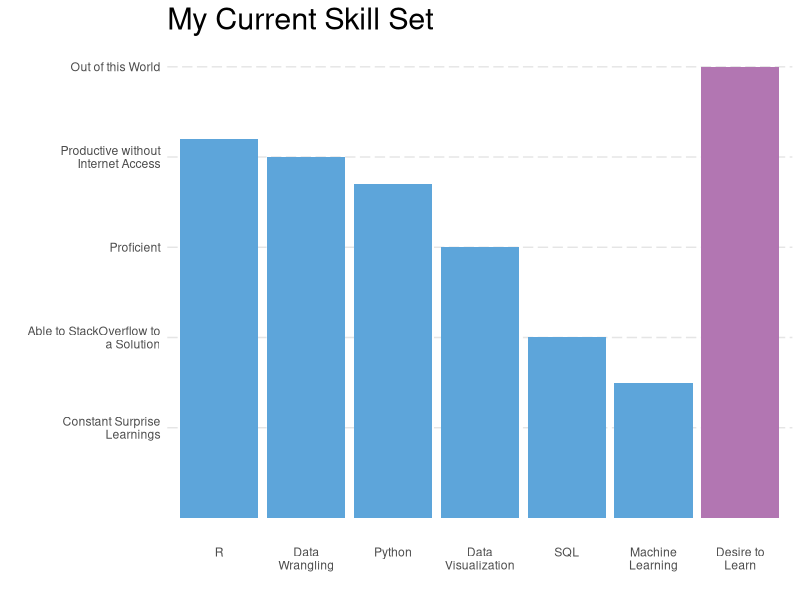
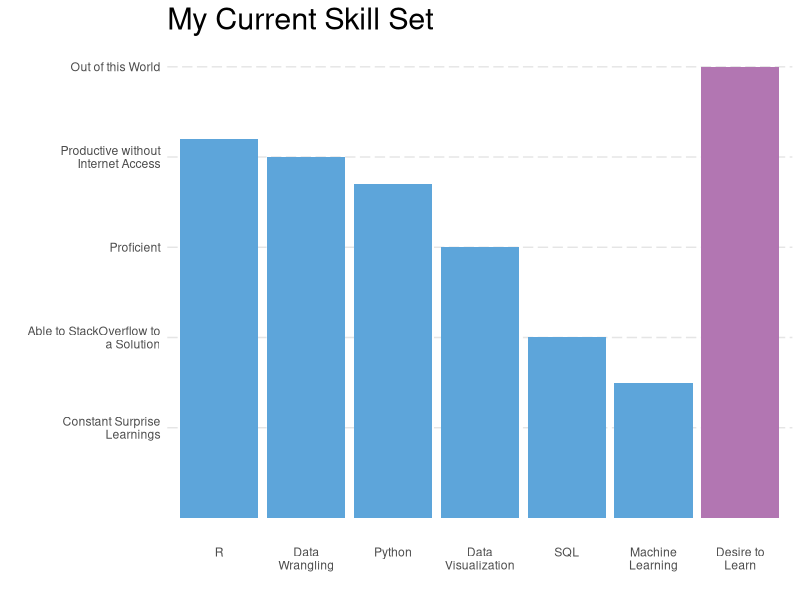

Write the R code that produced these figures, in order.
## ---- chunk 1
library(ggplot2)
library(stringr)
library(magrittr)

skill_list <- c("R",
                "Data Wrangling",
                "Python",
                "Data Visualization",
                "SQL",
                "Machine Learning",
                "Desire to Learn"
                )
skill_level <- c(4.2,
                 4,
                 3.7,
                 3,
                 2,
                 1.5,
                 5)

skills <- data.frame(skill_list, skill_level, 
                     stringsAsFactors = FALSE)

skills$skill_list <- str_wrap(skills$skill_list, width = 10)

skills$skill_list <-factor(skills$skill_list, 
                           levels = skills$skill_list)

levels <- c("Constant Surprise Learnings", 
            "Able to StackOverflow to a Solution",
            "Proficient",
            "Productive without Internet Access",
            "Out of this World"
            ) %>%
            str_wrap(width = 25)

fill_colors <- c("#5DA5DA","#5DA5DA","#5DA5DA",
                 "#5DA5DA","#5DA5DA","#5DA5DA", "#B276B2")

ggplot(data = skills, aes(x = skill_list, y = skill_level)) +
    #scale_y_discrete(breaks = 1:5, labels = levels) +
    scale_y_continuous(breaks = 1:5, labels = levels)+
    labs(title = 'My Current Skill Set', x = '', y = '')+
    #labs(x = '', y = '')+
    geom_bar(stat="identity", fill = fill_colors)+
    theme(panel.grid.major = element_line(colour = "gray90", linetype = "longdash"),
          panel.grid.major.x = element_blank(),
          panel.grid.minor.x = element_blank(),
          panel.background = element_blank(),
          panel.border = element_blank(),
          axis.ticks= element_blank(),
          plot.title = element_text(size = rel(2), vjust=1))
 ?scale_y_discrete
          #     theme(panel.grid.major = element_blank(),
#         #panel.grid.minor = element_blank(),
#         #panel.border = element_blank(),
#         #panel.background = element_blank(),
#         axis.ticks= element_blank(),
#         plot.title = element_text(size = rel(2), vjust = -2)
#         )

ggsave("../../../img/skills.png")
#FAA43A - orange
#B276B2 - purple
